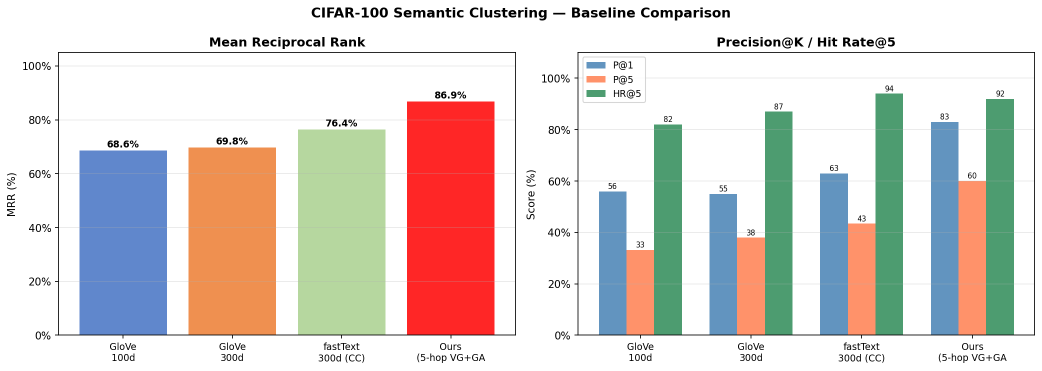
#> input picture baseline_comparison.png, 2084 x 741 px (shown at 1/2 size)
$ python -i text_network_builder.py   (imports and definitions only)
#> lines starting #> are read from the running program, lines starting #| are printed output that depends on the picture
import argparse
from collections import Counter
from urllib.parse import urlparse
import requests
import numpy as np
import networkx as nx
import matplotlib.pyplot as plt
from PIL import Image
from io import BytesIO
import sys
import unittest
from unittest.mock import patch, mock_open, MagicMock

# =============================================================================
# SHARED UTILITIES
# =============================================================================

def load_from_source(source):
    """
    Load data from file path or URL.

    Args:
        source: File path (str) or URL (str)

    Returns:
        bytes: Raw content (text or binary)

    Raises:
        requests.HTTPError: If URL request fails
        FileNotFoundError: If file does not exist
    """
    parsed = urlparse(source)
    if parsed.scheme in ("http", "https"):
        response = requests.get(source)
        response.raise_for_status()
        return response.content
    else:
        with open(source, "rb") as f:
            return f.read()


# [1005 lines left out: functions build_unweighted_graph, compute_distance_matrix, visualize_network, tokenize_text, replace_rare_tokens, get_text_adjacencies and 5 more, not called in this run]


def process_image_network(source, target_size=(128, 128), quantize_levels=16,
                           distance_mode="inverted", verbose=True):
    """
    Complete image network processing pipeline.

    Pipeline:
    1. Load image from source (file or URL)
    2. Resize and quantize colors
    3. Extract spatial adjacencies between different colors
    4. Build unweighted graph and distance matrix

    Args:
        source: file path or URL
        target_size: resize dimensions (width, height)
        quantize_levels: quantization levels per channel
        distance_mode: 'direct' or 'inverted' (see compute_distance_matrix)
        verbose: if True, print processing details and show quantized image

    Returns:
        dict with keys:
            - graph: NetworkX Graph
            - nodes: list of color tuples (sorted by frequency)
            - adjacency_counts: Counter of (color1, color2) -> count
            - distance_matrix: numpy array (n x n)
            - count_matrix: symmetrized adjacency counts
            - color_frequencies: Counter of color -> pixel count
            - quantized_image: numpy array of quantized image
            - quantization_info: quantization metadata
    """
    # Load and preprocess image
    content = load_from_source(source)
    quantized_image, quantization_info = preprocess_image(content, target_size, quantize_levels)

    if verbose:
        print(f"Image processed: {quantized_image.shape}, {quantize_levels} levels per channel")

    if verbose:
        # Show quantized image
        show_quantized_image(quantized_image, quantization_info)

    # Get spatial adjacencies
    adjacency_counts, unique_colors, color_frequencies = get_spatial_adjacencies(quantized_image)

    if verbose:
        print(f"Found {len(unique_colors)} unique colors")
        print(f"Total spatial adjacencies: {sum(adjacency_counts.values())}")
        print("Top colors by frequency:")
        for i, color in enumerate(unique_colors[:10]):
            print(f"  {i+1:2d}. {color} (freq={color_frequencies[color]})")

    # Build graph
    graph = build_unweighted_graph(unique_colors, adjacency_counts)
    distance_matrix, count_matrix = compute_distance_matrix(unique_colors, adjacency_counts, distance_mode)

    if verbose:
        print(f"Graph: {graph.number_of_nodes()} nodes, {graph.number_of_edges()} edges")

    return {
        'graph': graph,
        'nodes': unique_colors,
        'adjacency_counts': adjacency_counts,
        'distance_matrix': distance_matrix,
        'count_matrix': count_matrix,
        'color_frequencies': color_frequencies,
        'quantized_image': quantized_image,
        'quantization_info': quantization_info
    }


# =============================================================================
# UNIT TESTS
# =============================================================================

class TestUnifiedNetworks(unittest.TestCase):
    """
    Unit tests for the unified_networks module.
    These are just a few examples. You should implement more.
    You will be assessed on different tests, not the ones listed here.

    These tests help you verify that your implementations are working correctly.
    Each test focuses on a specific function and checks its behavior with simple inputs.

    Testing Tips:
    -------------
    - Run tests frequently as you implement each function
    - Read the test descriptions to understand expected behavior
    - Use print statements in your code to debug failures
    - Start with simple test cases before adding complex ones

    After completing these starter tests, consider adding your own tests for:
    - Edge cases (empty inputs, single elements, etc.)
    - Different parameter values (thresholds, modes, etc.)
    - Error handling (invalid inputs, out-of-bounds, etc.)
    - Integration tests (full pipeline end-to-end)
    """

    # [324 lines left out: functions test_build_unweighted_graph, test_compute_distance_matrix_inverted_mode, test_tokenize_text_basic, test_get_spatial_adjacencies_basic, run_tests, not called in this run]


# [3 lines not run here, left out]

>>> import cv2
>>> picture = cv2.imread('../baseline_comparison.png', cv2.IMREAD_GRAYSCALE)
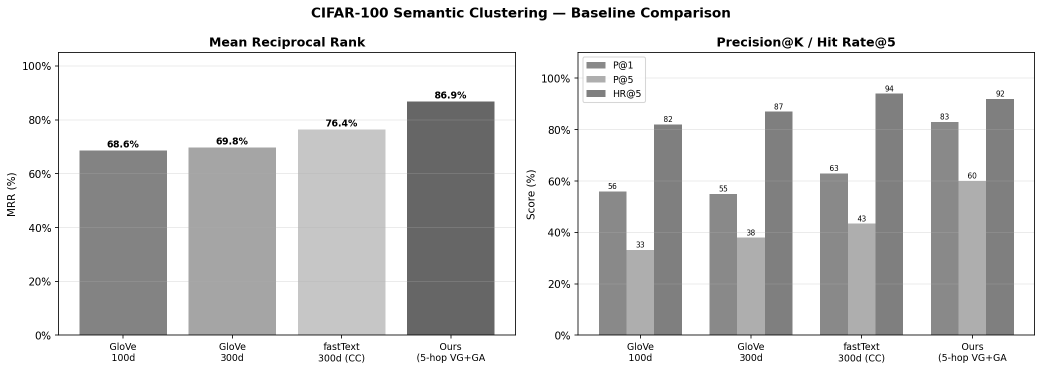
#> picture: shape (741, 2084) (shown at 1/2 size); min 0, max 255, mean 213
>>> result = process_image_network(picture)
#> (the run stopped early here; a loop or call above may not have finished)
